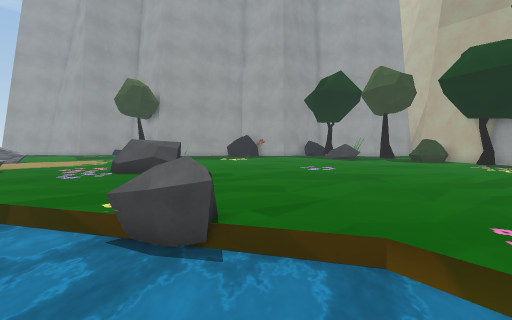
view 1 (above)

21 first-person views from a walk through a scene from a Unity 3-D project. The camera is 1.3 m above the floor, tilts 4° down and sees 90° across. The floor is counted in squares, 1 m on a side. Each view is taken from the middle of a square. On the plan, view 1 faces up. The plan holds only what a view shows up to about 13 squares ahead; the rest is blank. The place goes on beyond the plan. The player character is not drawn. Some animated figures are left out. Some surface patterns are stand-ins.

view 2
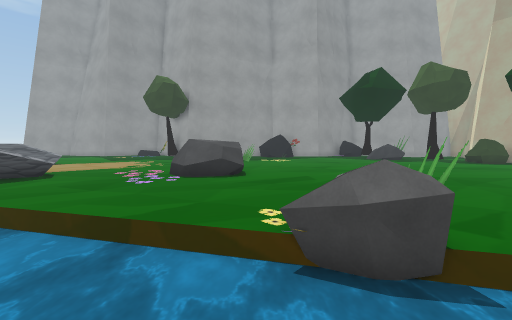

view 3
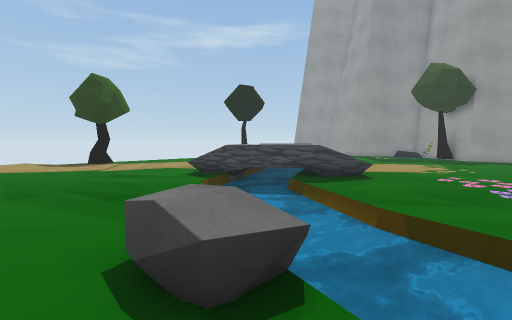

view 4
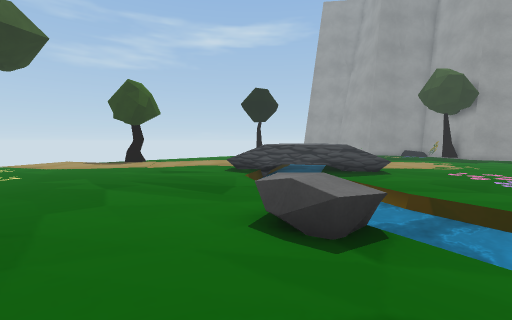

view 5
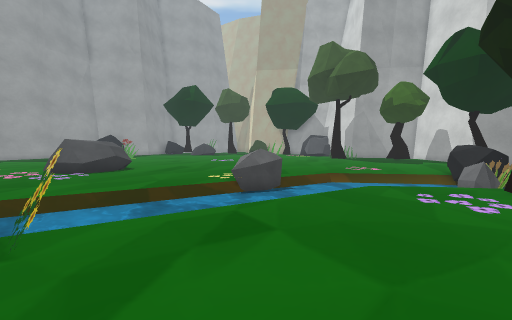

view 6
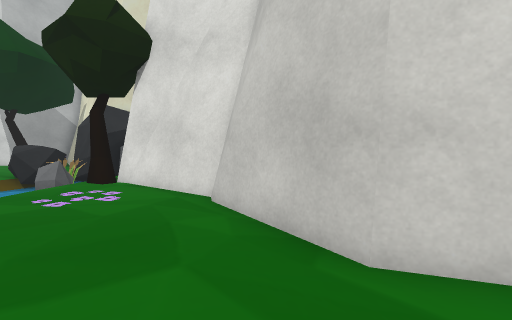

view 7
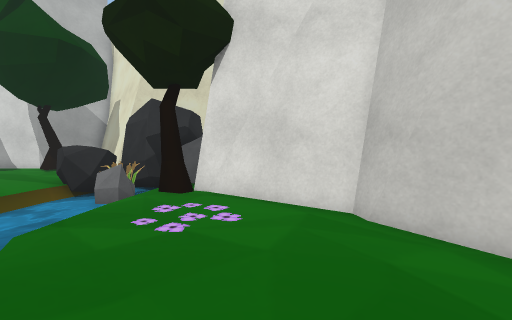

view 8
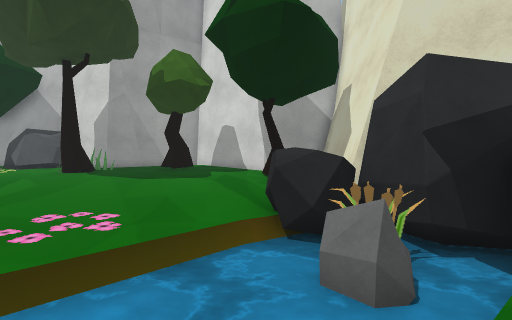

view 9
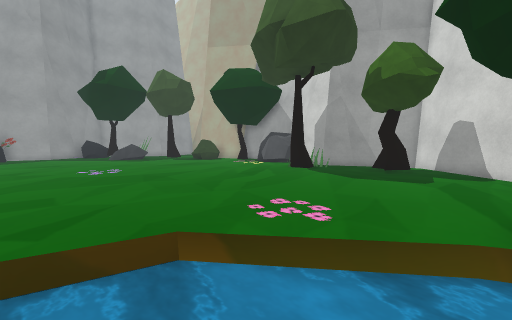

view 10
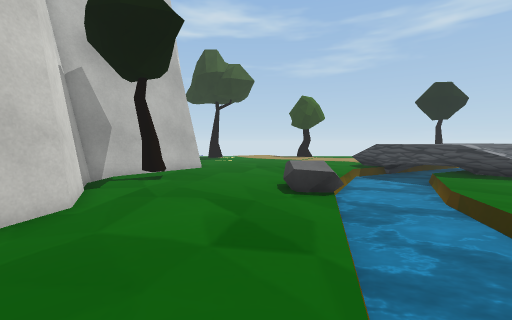

view 11
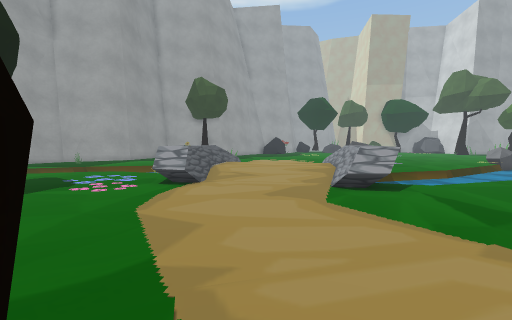

view 12
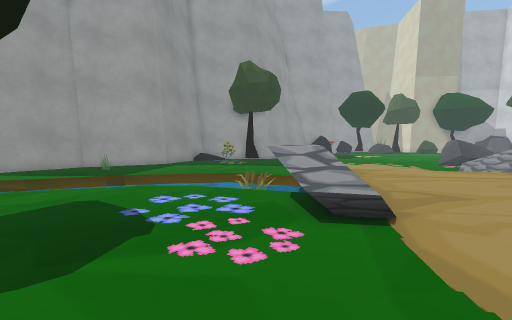

view 13
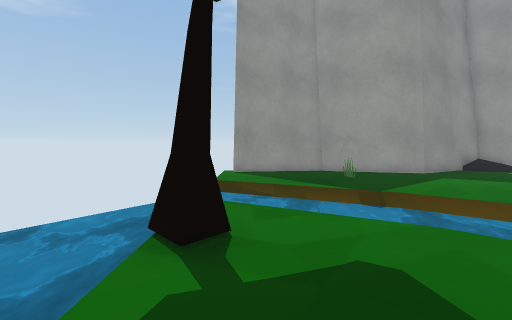

view 14
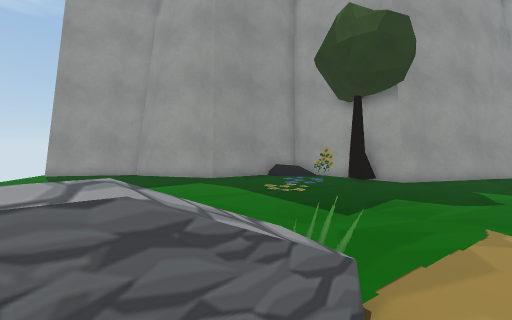

view 15
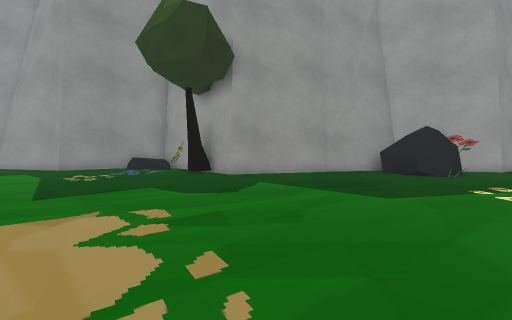

view 16
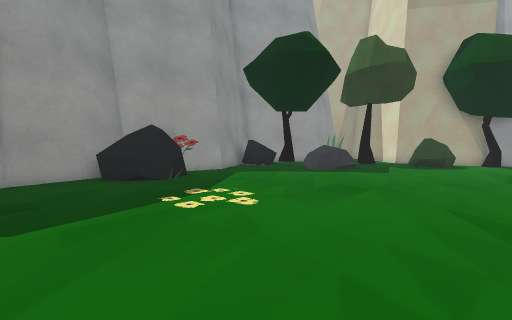

view 17
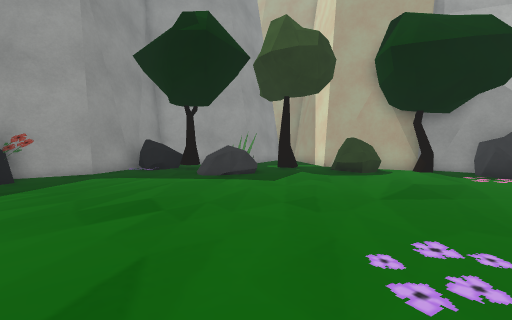

view 18
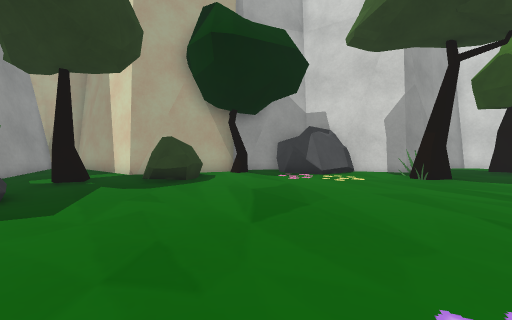

view 19
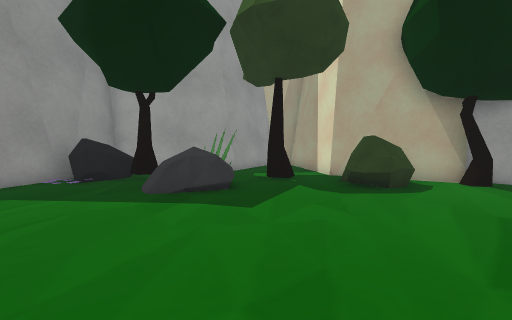

view 20
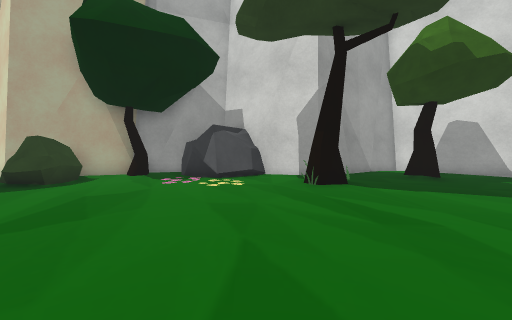

view 21
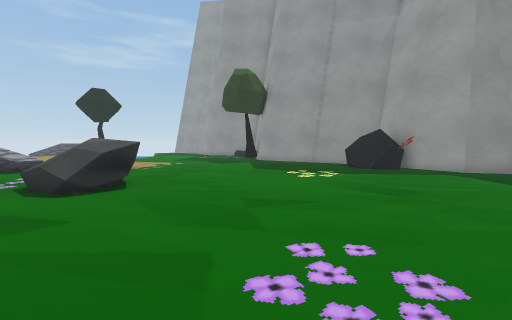

### Floor plan
Key: @ floor where view 1 was taken; # wall or solid block; . main floor; - floor 0.25 m lower than the main floor; : floor 0.5 m higher than the main floor; + floor 1.25 m higher than the main floor; / step, stairs or slope; = window, fence, low wall or low ledge; ≈ water the walk keeps out of; T tree; F flower; B bush; O other object.
Columns run from 27 left of view 1 to 15 right of it. Each row starts with its distance up from view 1.
 27              ###
 26   ######   ###O##              ####
 25   ##...#####...F##    ##########OO ##
 24   ....O.........T######.OOOO###.OOO #######
 23   .......................OOO.....TT  .##..#
 22   ≈≈..............................   ....##
 21 ≈ ≈≈≈≈≈..........................OOO.....#
 20 ≈≈  ≈≈≈≈.........................OOO.TT.##
 19 ≈≈..≈ ≈≈≈≈.............................##
 18 ≈≈T...≈≈ ≈≈...........................B #
 17 ≈≈T....≈ ≈≈...........................BB#
 16 ≈≈......  ≈=//........................BB##
 15    .....-≈++/O..........................T#
 14    ....#      ..........................T##
 13    ....=#=::/  ...... OO................OO#
 12    ....://:::  ......OOO................OO#
 11    ......//::: =O....OOO...............OOO
 10    .......//::==O.......................OO
  9    ........//==#........................##
  8    .......#/=#+≈......................TT##
  7    .......///≈≈≈≈≈....................T.##
  6    T.........≈≈≈≈≈≈≈.....................#
  5   TT..........≈≈≈≈≈≈≈≈≈≈.FO..............#
  4    . ...........≈≈≈≈≈≈≈≈FFOO...........TT#
  3     ............. OFF≈≈≈≈≈≈≈≈≈..........T#
  2    .............. O...≈≈≈≈≈≈≈≈F..........#
  1    .......................≈≈≈≈≈.........##
  0    ........................@≈≈≈OO......##
 -1    ..........................≈OOO     T#
 -2    T..      #...T...........TT≈OO      #
 -3    TT       ###TT..#####..###TOOOO######
 -4               ##..##   ##### OOOO
 -5                ####            O

Positions as (right, up) in squares from view 1, and headings:
1: (0, 0), facing up
2: (-3, 1), facing up
3: (-7, 1), facing up-left
4: (-7, -1), facing up-left
5: (-8, -2), facing up-right
6: (-8, 0), facing down-right
7: (-5, 1), facing down-right
8: (0, 0), facing right
9: (0, 0), facing up-right
10: (-2, 1), facing left
11: (-24, 4), facing up-right
12: (-24, 10), facing up-right
13: (-24, 14), facing up
14: (-15, 13), facing up
15: (-8, 13), facing up
16: (-5, 14), facing up-right
17: (0, 12), facing up-right
18: (2, 14), facing right
19: (3, 14), facing up-right
20: (3, 10), facing right
21: (4, 10), facing up-left
